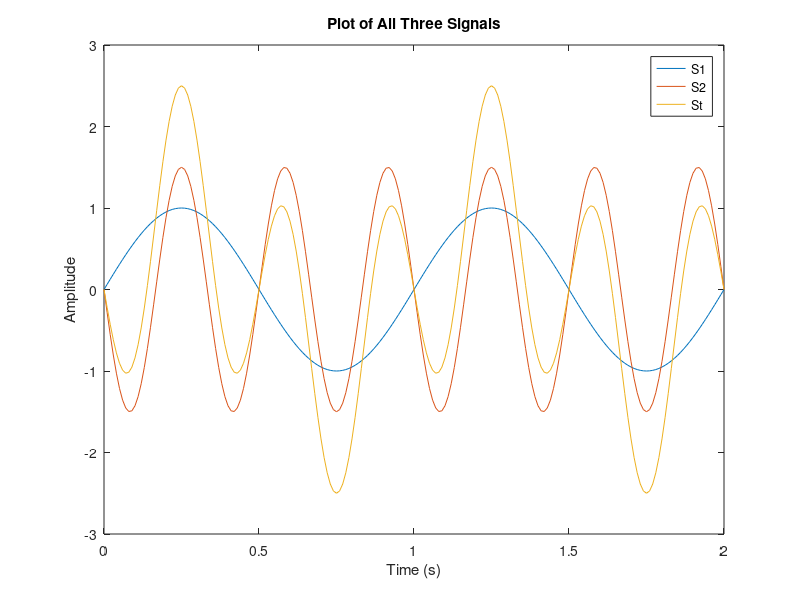
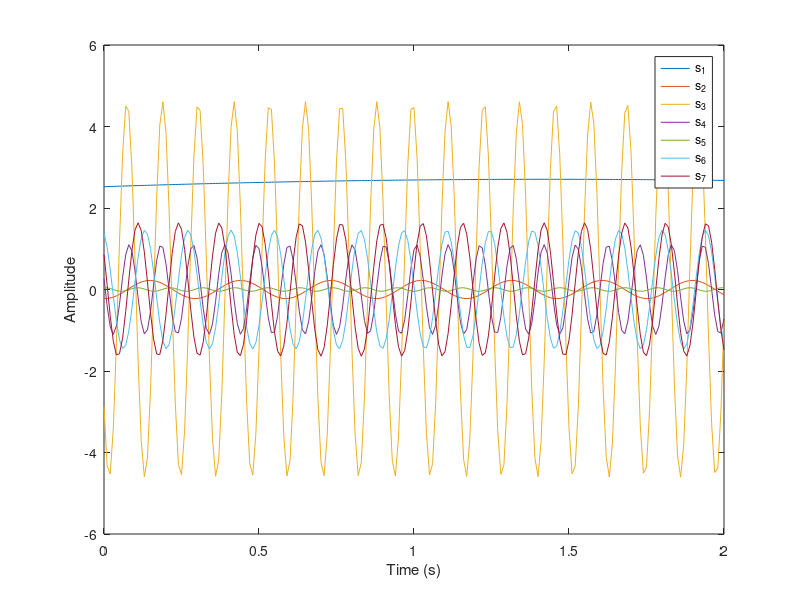
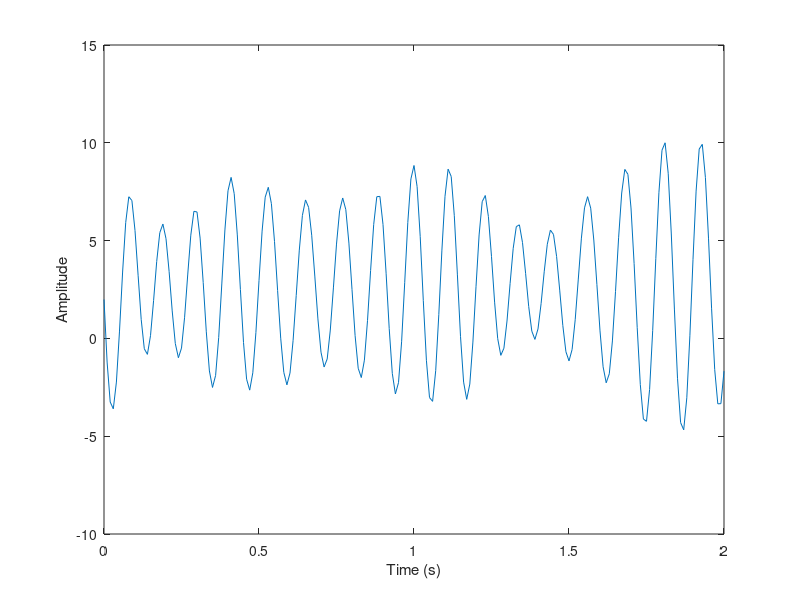

These figures' MATLAB source, in order:
% Question 1a
t = 0:0.01:2;
A1 = 1;
f1 = 1;
theta1 = 0;
A2 = 1.5;
f2 = 3;
theta2 = pi;
S1 = A1 * sin(2*pi*f1*t + theta1);
S2 = A2 * sin(2*pi*f2*t + theta2);
St = S1 + S2;
plot(t,S1)
hold on
plot(t,S2)
plot(t, St)
xlabel ("Time (s)")
ylabel ("Amplitude")
title ("Plot of All Three Signals")
legend ("S1", "S2", "St")



% Generate random number of components between 5 and 10  
n = randi([5,10]);
%fprintf('The value of n is: %d\n', n);

% Generate amplitudes
A = 5*rand(1,n).^2;  % Amplitudes uniformly distributed between 0 and 5  

% Generate frequencies  
f = 10*rand(1,n);  % Frequencies uniformly distributed between 0 and 10

% Generate phase angles
theta = 2*pi*rand(1,n); % Phase angles uniformly distributed between 0 and 2*pi 

% Time vector
t = 0:0.01:2;  

% Preallocate composite signal
s = zeros(size(t));   

% Plot individual sinusoidal components
figure;
for i = 1:n
  % Generate each sinusoidal component
  si = A(i)*sin(2*pi*f(i)*t + theta(i));  
  
  % Plot each component
  plot(t,si);
  hold on;   
end

legend('s_1','s_2','s_3','s_4','s_5','s_6','s_7','s_8','s_9','s_{10}');
xlabel('Time (s)');
ylabel('Amplitude');

% Generate composite signal 
for i = 1:n
  s = s + A(i)*sin(2*pi*f(i)*t + theta(i));
end
fprintf('Frequencies: ');
fprintf('%f ', f);
fprintf('\n');

% Plot composite signal
figure;
plot(t,s);
xlabel('Time (s)');
ylabel('Amplitude');
